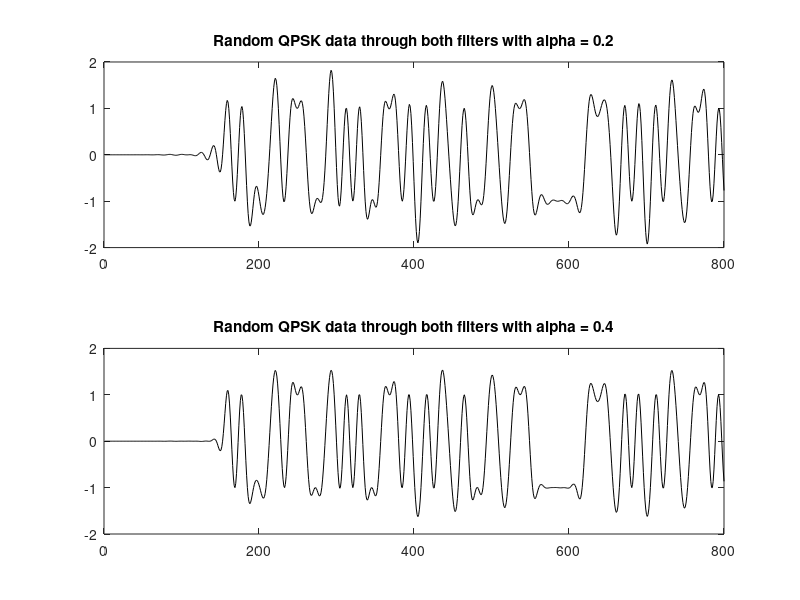

This chart was generated by the following MATLAB code: (Note: this script raises an error after producing the figure.)
clear
load workspace
close all


y1 = filter(hm1,1,x1);
subplot(2,1,1)
plot(real(y1(1:800)), 'k')
title('Random QPSK data through both filters with alpha = 0.2')

y2 = filter(hm2,1,x2);
subplot(2,1,2)
plot(real(y2(1:800)), 'k')
title('Random QPSK data through both filters with alpha = 0.4')
save('workspace.mat')